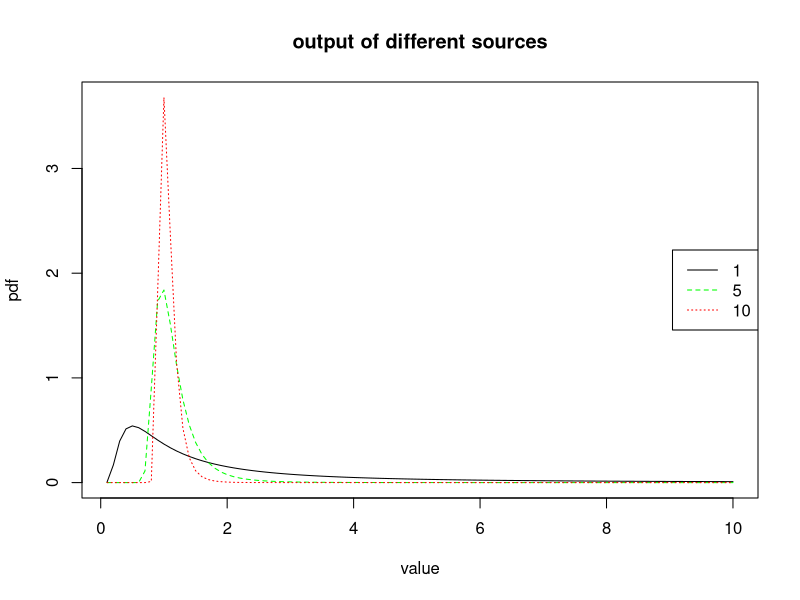
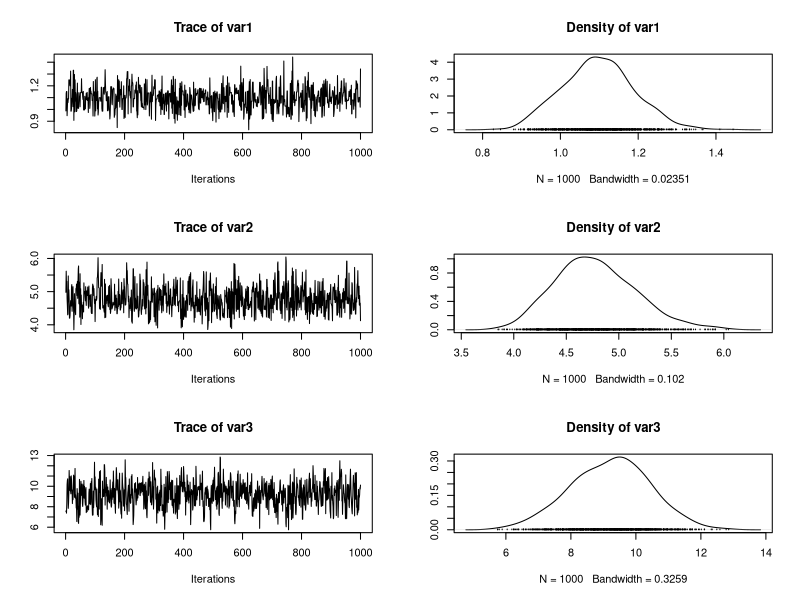
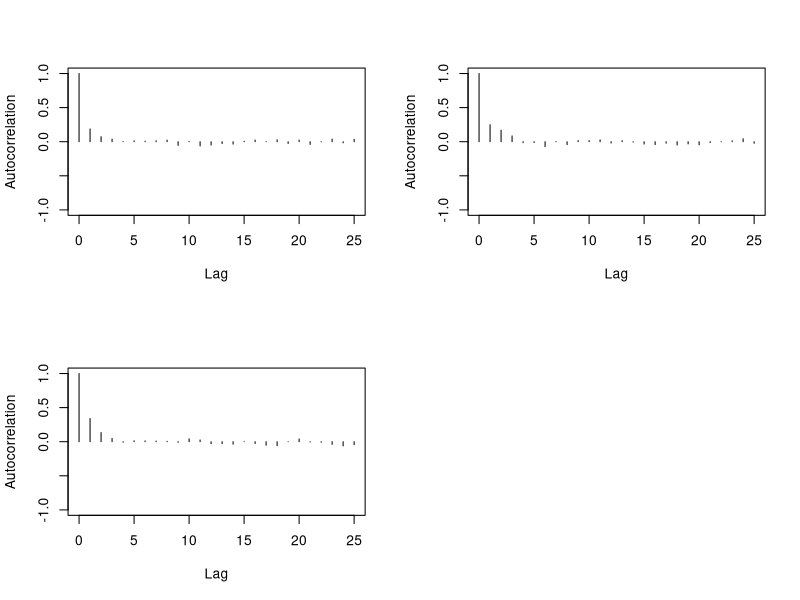

Source code (R) for these figures, in order:
## ---- chunk 1
knitr::opts_chunk$set(echo = TRUE, fig.pos = 'h', fig.align = 'center')
knitr::opts_chunk$set(fig.cap = "",  fig.path = "Plot")
library(coda)
library(evd)
library(coda)
## ---- chunk 2
set.seed(1)
# parameter setup
K = 2
D = 3
A = matrix(c(1,1,0,0,1,1),nrow = K, ncol = D,byrow = TRUE)
alpha_truth = c(1,5,10)
## ---- chunk 3
x = seq(0.1, 10, 0.1)
pdf = cbind(dfrechet(x, shape = alpha_truth[1]), 
      dfrechet(x, shape = alpha_truth[2]), dfrechet(x, shape = alpha_truth[3]))
matplot(x,pdf, type = 'l', ylab = 'pdf', xlab = 'value',
        col = c('black', 'green', 'red'), lty = 1:3, lwd = 1,
        main = 'output of different sources')
legend('right', legend = alpha_truth, col = c('black', 'green', 'red'), lty = 1:3, lwd = 1)
## ---- chunk 4
arm_hist = c(1,2,1,2) # keep history of what arms were played 
Y_hist = c(3,4,5,6) # keep history of rewards

# evaluate likelihood at alpha_current
alpha_current = alpha_truth # current value of shape parameter in the chain
alpha_d = alpha_current
likelihood = 1
for (step in 1:length(arm_hist)) {
  It = arm_hist[step] # the arm played at that step
  yt = Y_hist[step] # the reward at that step
  a_Itd = A[It,] # the connection at that step
  polynomial_terms = sum(a_Itd*alpha_d*yt^(-alpha_d-1))
  exponential_terms = exp(-sum(a_Itd*yt^(-alpha_d)))
  likelihood = likelihood*polynomial_terms*exponential_terms
}
likelihood
## ---- chunk 5
arm_hist = c(1,2,1,2) # keep history of what arms were played
Y_hist = c(3,4,5,6) # keep history of rewards

# evaluate likelihood at alpha_current
alpha_current = alpha_truth # current value of shape parameter in the chain
It = arm_hist # a vector of size #times
yt = matrix(Y_hist, nrow = length(arm_hist), ncol = D, byrow = FALSE) # a matrix of size #times x #sources
a_Itd = A[It,] # a matrix of size #times x #sources
alpha_d = matrix(alpha_current, nrow = length(arm_hist), ncol = D, byrow = TRUE)
polynomial_terms = rowSums(a_Itd*alpha_d*yt^(-alpha_d-1)) # a vector of size #times
exponential_terms = exp(-rowSums(a_Itd*yt^(-alpha_d))) # a vector of size #times
likelihood = prod(polynomial_terms*exponential_terms)
likelihood
## ---- chunk 6
compute_likelihood <- function(arm_hist, Y_hist, alpha, A){
  # Compute the likelihood of given alpha and structure A
  # arm_hist: a vector of length #times indicating which arms were played in history
  # Y_hist: a vector of length #times recording the rewards we received from playing arm_hist
  # alpha: a vector of length D #sources indicating the shape parameters of sources at which the likelihood will be evaluated
  # A: a matrix of size #arms x #sources indicating the current configuration of the problem
  # return: likelihood
  
  It = arm_hist # a vector of size #times
  yt = matrix(Y_hist, nrow = length(arm_hist), ncol = D, byrow = FALSE) # a matrix of size #times x #sources
  a_Itd = A[It,] # a matrix of size #times x #sources
  alpha_d = matrix(alpha, nrow = length(arm_hist), ncol = D, byrow = TRUE)
  polynomial_terms = rowSums(a_Itd*alpha_d*yt^(-alpha_d-1)) # a vector of size #times
  exponential_terms = exp(-rowSums(a_Itd*yt^(-alpha_d))) # a vector of size #times
  likelihood = prod(polynomial_terms*exponential_terms)
  return(likelihood)
}
## ---- chunk 7
compute_loglikelihood <- function(arm_hist, Y_hist, alpha, A){
  # Compute the loglikelihood of given alpha and structure A
  # arm_hist: a vector of length #times indicating which arms were played in history
  # Y_hist: a vector of length #times recording the rewards we received from playing arm_hist
  # alpha: a vector of length D #sources indicating the shape parameters of sources at which the likelihood will be evaluated
  # A: a matrix of size #arms x #sources indicating the current configuration of the problem
  # return: likelihood
  
  It = arm_hist # a vector of size #times
  yt = matrix(Y_hist, nrow = length(arm_hist), ncol = D, byrow = FALSE) # a matrix of size #times x #sources
  a_Itd = A[It,] # a matrix of size #times x #sources
  alpha_d = matrix(alpha, nrow = length(arm_hist), ncol = D, byrow = TRUE)
  polynomial_terms = rowSums(a_Itd*alpha_d*yt^(-alpha_d-1)) # a vector of size #times
  exponential_terms = exp(-rowSums(a_Itd*yt^(-alpha_d))) # a vector of size #times
  loglikelihood = sum(log(polynomial_terms*exponential_terms))
  return(loglikelihood)
}
## ---- chunk 8
compute_likelihood(arm_hist, Y_hist, alpha_current, A)
compute_loglikelihood(arm_hist, Y_hist, alpha_current, A)
## ---- chunk 9
# suppose we want to sample alpha of source 1
alpha_current = c(2,5,10)
alpha_new = c(1,5,10) # propose new value for source 1 shape parameter
d = 1 # index of the source that we are going to update the shape parameter
tuning = 0.5 # tuning parameter of the proposal distribution - control variance around the current iteration
## ---- chunk 10
compute_acceptance_ratio <- function(arm_hist, Y_hist, alpha_current, alpha_new, d, A){
  # Compute the acceptance ratio of the proposed dth shape parameter in alpha_new with the current value in alpha_current under Metropolis-Hasting method
  # arm_hist: a vector of length #times indicating which arms were played in history
  # Y_hist: a vector of length #times recording the rewards we received from playing arm_hist
  # alpha_current: a vector of length D #sources indicating the current shape parameters of sources
  # alpha_new: a vector of length D #sources indicating the new shape parameters of sources
  # d: the index of the source that we are going to update
  # A: a matrix of size #arms x #sources indicating the current configuration of the problem
  # return: r: acceptance ratio for the newly proposed shape parameter of source #d
  
  a = 0.25 # prior parameters of alpha Gamma(a,b)
  b = 0.25 # prior parameters of alpha Gamma(a,b)
  
  # extract the shape parameter of the souce we want to update
  alpha_current_d = alpha_current[d]
  alpha_new_d = alpha_new[d]
  
  # compute the pdf of all parts in acceptance ratio formula for Metropolis-Hasting algo
  loglikelihood_alpha_current = compute_loglikelihood(arm_hist, Y_hist, alpha_current, A) #likelihood at alpha_current
  loglikelihood_alpha_new = compute_loglikelihood(arm_hist, Y_hist, alpha_new, A) #likelihood at alpha_new
  prior_alpha_current = (alpha_current_d^(a-1))*exp(-b*alpha_current_d) #prior at alpha_current
  prior_alpha_new = (alpha_new_d^(a-1))*exp(-b*alpha_new_d) #prior at alpha_new
  # g(alpha_current_d|alpha_new_d) Gamma(alpha_new_d*tuning,tuning)
  sample_alpha_current = dgamma(alpha_current_d, shape = alpha_new_d*tuning, rate = tuning)  
  # g(alpha_new_d|alpha_current_d) Gamma(alpha_current_d*tuning,tuning)
  sample_alpha_new = dgamma(alpha_new_d, shape = alpha_current_d*tuning, rate = tuning) 
  
  # compute acceptance ratio
  r = (exp(loglikelihood_alpha_new -loglikelihood_alpha_current)*prior_alpha_new*sample_alpha_current)/
  (prior_alpha_current*sample_alpha_new)

  return(r)
}
## ---- chunk 11
compute_acceptance_ratio(arm_hist, Y_hist, alpha_current, alpha_new, d, A)
## ---- chunk 12
set.seed(1)
# play 1st arm 200 times and then 2nd arm 200 times
arm_hist = c(rep(1,200), rep(2,200))
Y_hist = rep(0, length(arm_hist))
# simulate data
for (step in 1:length(arm_hist)) {
  It = arm_hist[step] # arm that was played at that step
  active_source = (A[It,])*(1:D) # which sources are active
  Y_hist[step] = max(rfrechet(sum(A[It,]),shape = alpha_truth[active_source]))
}
## ---- chunk 13
# start the chain with alpha = c(2,4,6)
alpha_current = c(2,4,6)
tuning = 5 # tuning parameter of the proposal distribution
burnin = 1000
size = 5000 # total number of posterior samples before thining
thining = 5
ALPHA = matrix(0, nrow = size, ncol = D) # matrix to save samples from posterior distribution
count = 0
accept = 0
for (t in 1:(burnin+size)) {
  for (d in 1:D) {
    alpha_current_d = alpha_current[d]
    # propose new values using proposal distribution Gamma(alpha_current_d*tuning,tuning)
    alpha_new_d = rgamma(1, shape = alpha_current_d*tuning, rate = tuning)
    alpha_new = alpha_current
    alpha_new[d] = alpha_new_d
    
    # compute acceptance ratio
    r = compute_acceptance_ratio(arm_hist, Y_hist, alpha_current, alpha_new, d, A)
    u = runif(1,0,1)
    count = count + 1
    if (u<r) {
      # accept proposed value
      alpha_current = alpha_new
      accept = accept + 1
    }
  }
  
  if (t>burnin) {
    # past burnin period already - save output
    ALPHA[t-burnin,] = alpha_current
  }
}
ALPHA = ALPHA[seq(1, size, thining),]
print(accept/count)
## ---- chunk 14
ALPHA.mcmc <- mcmc(ALPHA, start = 1)
summary(ALPHA.mcmc)
plot(ALPHA.mcmc)
autocorr.plot(ALPHA.mcmc)
